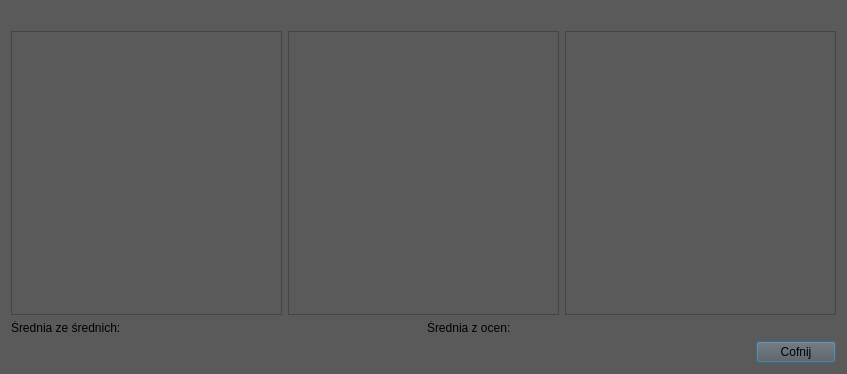
<?xml version="1.0" encoding="UTF-8"?>
<ui version="4.0">
 <class>ShowGrades</class>
 <widget class="QDialog" name="ShowGrades">
  <property name="geometry">
   <rect>
    <x>0</x>
    <y>0</y>
    <width>847</width>
    <height>374</height>
   </rect>
  </property>
  <property name="windowTitle">
   <string>Dialog</string>
  </property>
  <property name="styleSheet">
   <string notr="true">background-color: rgb(90, 90, 90);</string>
  </property>
  <layout class="QVBoxLayout" name="verticalLayout">
   <item>
    <widget class="QLabel" name="centralLabel">
     <property name="styleSheet">
      <string notr="true">font: italic 18pt &quot;Trebuchet MS&quot;;
color: &quot;white&quot;;</string>
     </property>
     <property name="text">
      <string/>
     </property>
    </widget>
   </item>
   <item>
    <layout class="QHBoxLayout" name="horizontalLayout_3">
     <item>
      <widget class="QPlainTextEdit" name="gradesPlainTextEdit">
       <property name="styleSheet">
        <string notr="true">font: italic 12pt &quot;Trebuchet MS&quot;;
color: &quot;white&quot;;</string>
       </property>
      </widget>
     </item>
     <item>
      <widget class="QPlainTextEdit" name="avaragePlainTextEdit">
       <property name="styleSheet">
        <string notr="true">font: italic 12pt &quot;Trebuchet MS&quot;;
color: &quot;white&quot;;</string>
       </property>
      </widget>
     </item>
     <item>
      <widget class="QPlainTextEdit" name="finalGradePlainTextEdit">
       <property name="styleSheet">
        <string notr="true">font: italic 12pt &quot;Trebuchet MS&quot;;
color: &quot;white&quot;;</string>
       </property>
      </widget>
     </item>
    </layout>
   </item>
   <item>
    <layout class="QHBoxLayout" name="horizontalLayout_5">
     <item>
      <layout class="QHBoxLayout" name="horizontalLayout">
       <item>
        <widget class="QLabel" name="avarageOfavarageLabel">
         <property name="styleSheet">
          <string notr="true">font: italic 18pt &quot;Trebuchet MS&quot;;
color: &quot;white&quot;;</string>
         </property>
         <property name="text">
          <string>Średnia ze średnich:</string>
         </property>
        </widget>
       </item>
       <item>
        <widget class="QLabel" name="sumOfAvarageOfavarageLabel">
         <property name="styleSheet">
          <string notr="true">font: italic 14pt &quot;Trebuchet MS&quot;;
color: &quot;white&quot;;</string>
         </property>
         <property name="text">
          <string/>
         </property>
        </widget>
       </item>
      </layout>
     </item>
     <item>
      <layout class="QHBoxLayout" name="horizontalLayout_2" stretch="0,0">
       <item>
        <widget class="QLabel" name="avarageOfGradesLabel">
         <property name="styleSheet">
          <string notr="true">font: italic 18pt &quot;Trebuchet MS&quot;;
color: &quot;white&quot;;</string>
         </property>
         <property name="text">
          <string>Średnia z ocen: </string>
         </property>
        </widget>
       </item>
       <item>
        <widget class="QLabel" name="sumOfAvarageOfGradesLabel">
         <property name="styleSheet">
          <string notr="true">font: italic 14pt &quot;Trebuchet MS&quot;;
color: &quot;white&quot;;</string>
         </property>
         <property name="text">
          <string/>
         </property>
        </widget>
       </item>
      </layout>
     </item>
    </layout>
   </item>
   <item>
    <layout class="QHBoxLayout" name="horizontalLayout_4">
     <item>
      <spacer name="horizontalSpacer">
       <property name="orientation">
        <enum>Qt::Horizontal</enum>
       </property>
       <property name="sizeHint" stdset="0">
        <size>
         <width>168</width>
         <height>20</height>
        </size>
       </property>
      </spacer>
     </item>
     <item>
      <widget class="QPushButton" name="cancelPushButton">
       <property name="cursor">
        <cursorShape>OpenHandCursor</cursorShape>
       </property>
       <property name="styleSheet">
        <string notr="true">font: italic 18pt &quot;Trebuchet MS&quot;;
color: &quot;white&quot;;</string>
       </property>
       <property name="text">
        <string>Cofnij</string>
       </property>
      </widget>
     </item>
    </layout>
   </item>
  </layout>
 </widget>
 <resources/>
 <connections/>
</ui>
